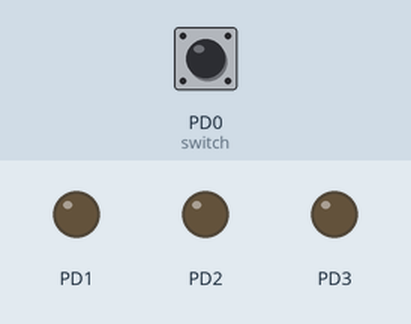
The program below on a simulated ATmega32, built with avr-gcc and emulated at 8 MHz (the files do not name the chip). Parts: output pins drawn as LEDs (lit = HIGH). Inputs (shaded band) come from the test bench; at power-on: PD0 (switch) HIGH.

Above: at 1.2 s.
1.3 s: PD0 (switch) pulled LOW for 0.15 s
At 1.37 s:
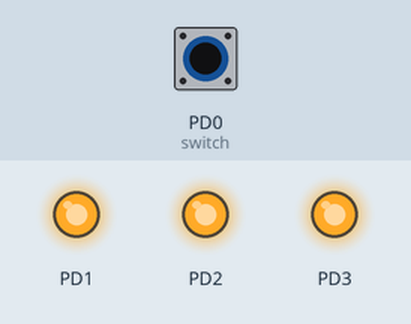
2.9 s: PD0 (switch) pulled LOW for 3.2 s
At 6.9 s:
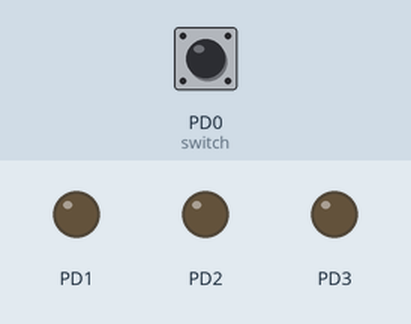
Timing chart, 0 to 8.4 s (numbered marks = the images above; inputs shaded):
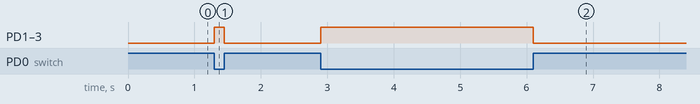

Measured:
- after the input at 1.3 s, PD1–3: LOW → HIGH at once, → LOW 0.15 s later
- after the input at 2.9 s, PD1–3: LOW → HIGH at once, → LOW 3.2 s later

The program:

main.c
```c
/*
 * main.c
 *
 *  Created on: Aug 26, 2017
 *      Author: Ahmed A. Eltahan
 */


/*
	----------------------------- Program Description -----------------------------------------
	Programming Project by USBasp kit using AVR Dude to:
	input a switch to control 3 leds' states
*/

// Libraries
#include<avr/io.h> // This header file includes the appropriate IO definitions for the device that has been specified by the -MCU= compiler command-line switch.

#define F_CPU 8000000 // to define the crystal value (frequency used to set the time correctly). F_CPU is the variable inside delay.h which defines the frequency used.
#include<avr/delay.h> // Convenience functions for busy-wait delay loops: milliseconds: _delay_ms();, microseconds: _delay)_us();

// User-defined header files #include
#include"STD_TYPES.h" // To include user defined data types
#include"UTILS.h" // To include set/toggle/clear/get bit macros

// User-defined header files #define (Macros: Object / Function)
#define delay_ms 500 // delay duration milliseconds

// User Data Type definition
// Function prototype
// Declared Structures (if Type definition)
// Declared Functions
// Global variables (Declaration and Initialization)
// Enum

void main(void)
{
	// Declaration and Initialization (executed once)
	CLR_BIT(DDRD, 0); // let D0 as input (switch)
	SET_BIT(DDRD, 1); // let D1 as output (LED 1);
	SET_BIT(DDRD, 2); // let D2 as output (LED 2);
	SET_BIT(DDRD, 3); // let D3 as output (LED 3);

	while(1)
	{
		// Write your instructions here.
		if (GET_BIT(PIND, 0) == 0) // switch is pressed
		{
			// LEDs 1 2 3 are on
			SET_BIT(PORTD, 1);
			SET_BIT(PORTD, 2);
			SET_BIT(PORTD, 3);
		}
		else // switch is released
		{
			// LEDs 1 2 3 are off
			CLR_BIT(PORTD, 1);
			CLR_BIT(PORTD, 2);
			CLR_BIT(PORTD, 3);
		}

	}

	// Don't Add anything here (will not be executed)
}
```

UTILS.h
```c
/*
 * UTILS.h
 *
 *  Created on: Aug 26, 2017
 *      Author: Ahmed A. Eltahan
 */

// Using macrod will save the other pin modes (output/input), state (HIGH/LOW). Only set/get/clear/toggle desired pin
#ifndef UTILS_H_
#define UTILS_H_

// User-defined header files #define (Macros: Object / Function)
#define SET_BIT(REGISTER, BIT_NUMBER)	(REGISTER |= ( 1 << BIT_NUMBER ))  			// set bit #BIT_NUMBER of register REGISTER
#define CLR_BIT(REGISTER, BIT_NUMBER)	(REGISTER &= ( ~ ( 1 << BIT_NUMBER )))  	// clear bit #BIT_NUMBER of register REGISTER
#define TOG_BIT(REGISTER, BIT_NUMBER)	(REGISTER ^= ( 1 << BIT_NUMBER ))  			// toggle bit #BIT_NUMBER of register REGISTER
#define GET_BIT(REGISTER, BIT_NUMBER)	((REGISTER >> BIT_NUMBER) & 1)				// get the value of bit #BIT_NUMBER of register REGISTER

#endif /* UTILS_H_ */
```

STD_TYPES.h
```c
/*
 * STD_TYPES.h
 *
 *  Created on: Aug 26, 2017
 *      Author: Ahmed A. Eltahan
 */

#ifndef STD_TYPES_H_
#define STD_TYPES_H_

// User Defined Data Types
typedef unsigned char 			u8;
typedef unsigned short int 		u16;
typedef unsigned int 			u32;
typedef signed 	 char 			s8;
typedef signed 	 short int 		s16;
typedef signed 	 int 			s32;
typedef signed 	 long int 		s64;
typedef signed 	 long long int 	s128;
typedef float 					f32;
typedef double 					f64;
typedef long double				f96;

#endif /* STD_TYPES_H_ */
```
